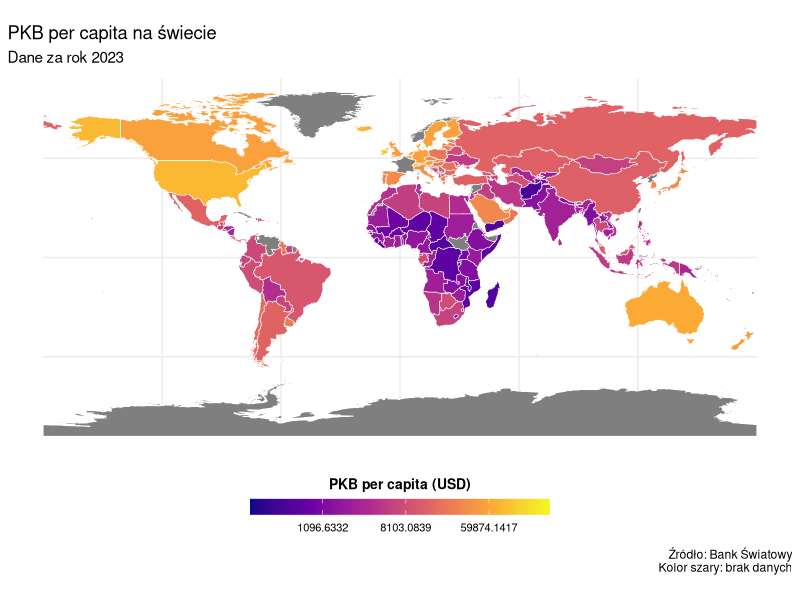

Recreate this plot in R.
library(tidyverse)
install.packages("sf")
library(sf)
install.packages("rnaturalearth")
library(rnaturalearth)
install.packages("rnaturalearthdata")
library(rnaturalearthdata)

# Wczytanie danych PKB per capita z Banku Światowego
gdp_data <- read_csv("API_NY.GDP.PCAP.CD_DS2_en_csv_v2_26433.csv")
gdp_data <- gdp_data %>%
  select(-ncol(gdp_data))
# Wybór najnowszego dostępnego roku (przyjmujemy ostatnią kolumnę z danymi)
latest_year <- tail(names(gdp_data), 1)  # Wybieramy tylko ostatnią kolumnę

# Wybór odpowiednich kolumn i zmiana nazw
gdp_data2 <- gdp_data %>%
  select(`Country Name`, `Country Code`, latest_year) %>%  # Wybór odpowiednich kolumn
  rename(country = `Country Name`, iso_a3 = `Country Code`, gdp_per_capita = latest_year) 

# Wczytanie danych geograficznych krajów
world <- ne_countries(scale = "medium", returnclass = "sf")

# Połączenie danych geograficznych z danymi PKB
world_gdp <- world %>%
  left_join(gdp_data2, by = "iso_a3")  # Używamy gdp_

ggplot(data = world_gdp) +
  geom_sf(aes(fill = gdp_per_capita), color = "white") +
  scale_fill_viridis_c(
    option = "plasma",
    trans = "log",
    na.value = "grey50",
    name = "PKB per capita (USD)"
  ) +
  guides(fill = guide_colorbar(
    title.position = "top",
    title.hjust = 0.5,
    barwidth = 15,
    barheight = 0.8,
    label.position = "bottom",
    label.hjust = 0.5
  )) +
  theme_minimal() +
  labs(
    title = "PKB per capita na świecie",
    subtitle = paste("Dane za rok", latest_year),
    caption = "Źródło: Bank Światowy\nKolor szary: brak danych"
  ) +
  theme(
    legend.position = "bottom",
    legend.title = element_text(size = 10, face = "bold"),
    legend.text = element_text(size = 8)
  )
